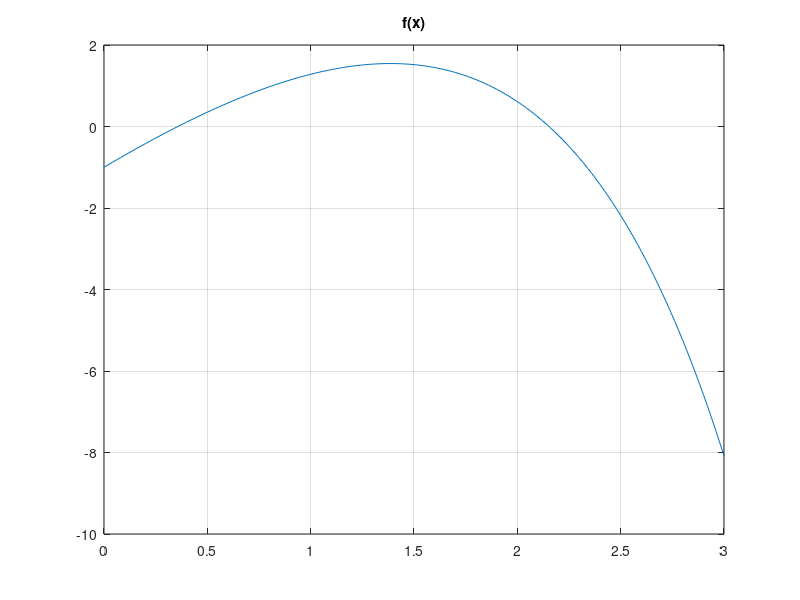

This chart was generated by the following MATLAB code: (Note: this script raises an error after producing the figure.)
% prob af1c_p50_ex2
% resolução com octave
% precisão em AS

% file af1c_p50_ex2.m
% v2015-10-28
% Paulo Shirley @ UAb


% (a) gráfico da função
%
f=@(x) 4*x-exp(x);       % referência para função (função anónima)
x=0:.02:3;
y=f(x);
plot(x,y);
grid;
title('f(x)');


% (c) método ponto fixo & raizes com 3 algarismos significativos (AS)

% x em [0 1], f(x)=e^x/4
%
f1=@(x) exp(x)/4;       % referencia para funcao
L1=exp(1)/4;            % L=max |f'(x)|
dxd1=(1-L1)/L1*0.5e-3;  % solucao (0.ddddddd) c/ 7 decimais significativas
x0=0;
kmax=20;
[r1,dx1,n1]= alg12_pontofixo(f1,x0,dxd1,kmax);

% x em [2 3], f(x)=ln(4x)
%
f2=@(x) log(4*x);       % referência para função
L2=0.5;
dxd2=(1-L2)/L2*0.5e-2;  % solução (d.dd) c/ 2 decimais significativas
x0=2;
[r2,dx2,n2]= alg12_pontofixo(f2,x0,dxd2,kmax);

% EOF

